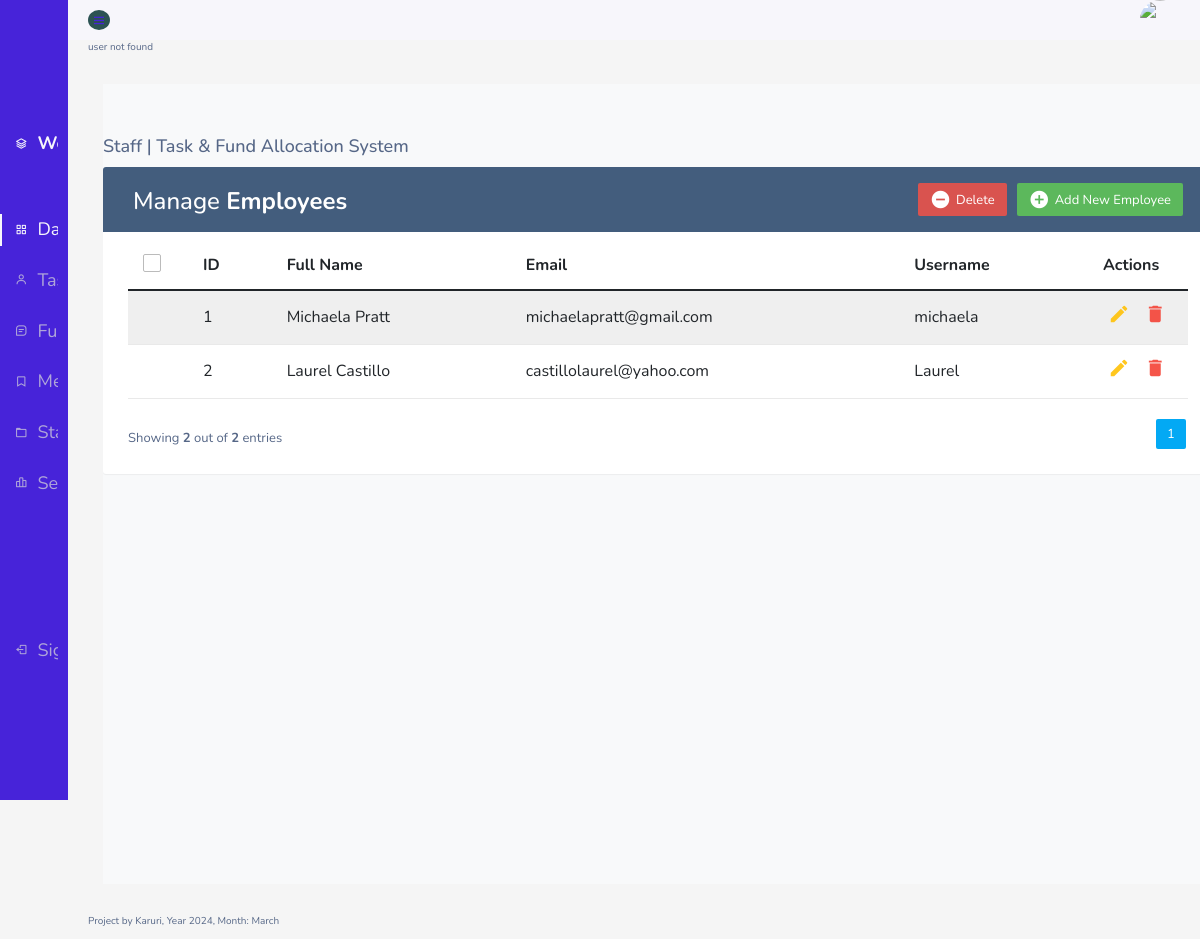
/admin/manage_staffs.php (signed in), run on the app's committed database.
### tables this page shows
CREATE TABLE `staffs` (
  `id` int(11) NOT NULL,
  `fullname` varchar(255) NOT NULL,
  `username` varchar(255) NOT NULL,
  `email` varchar(255) NOT NULL,
  `password` varchar(255) NOT NULL
);

### admin/manage_staffs.php (the view, shortened to what this page needs)
<?php include 'head.php'?>
<!DOCTYPE html>
<html>
<head>
<link rel="stylesheet" href="https://maxcdn.bootstrapcdn.com/font-awesome/4.7.0/css/font-awesome.min.css">
<link rel="stylesheet" href="https://maxcdn.bootstrapcdn.com/bootstrap/3.3.7/css/bootstrap.min.css">
<link rel="stylesheet" href="./css1/tables.css">
<?php include 'header.php'?>
    <div class="container">
		<div class="table-responsive">
			<?php include 'menu.php'?>
			<div class="table-wrapper">
				<div class="table-title">
					<div class="row">
						<div class="col-xs-6">
							<h2>Manage <b>Employees</b></h2>
						</div>
						<div class="col-xs-6">
							<a href="#addEmployeeModal" class="btn btn-success" data-toggle="modal"><i class="material-icons">&#xE147;</i> <span>Add New Employee</span></a>
							<a href="#deleteEmployeeModal" class="btn btn-danger" data-toggle="modal"><i class="material-icons">&#xE15C;</i> <span>Delete</span></a>
						</div>
					</div>
				</div>
				<table class="table table-striped table-hover">
					<thead>
						<tr>
							<th>
								<span class="custom-checkbox">
									<label for="selectAll"></label>
								</span>
							</th>
							<th>ID</th>
							<th>Full Name</th>
							<th>Email</th>
							<th>Username</th>
							<th>Actions</th>
						</tr>
					</thead>
					<tbody> <?php
							$recordsPerPage = 5;
							$page = isset($_GET['page']) && is_numeric($_GET['page']) ? $_GET['page'] : 1;
							$sqlTotal = "SELECT COUNT(id) AS total FROM staffs";
							$resultTotal = $conn->query($sqlTotal);
							$rowTotal = $resultTotal->fetch_assoc();
							$totalRecords = $rowTotal['total'];
							$offset = ($page - 1) * $recordsPerPage;
							$totalPages = ceil($totalRecords / $recordsPerPage);
						     $sql = "SELECT id, fullname, email, username FROM staffs LIMIT $offset, $recordsPerPage";
						    $result = $conn->query($sql);
						    if ($result->num_rows > 0) {
						    	 $count = 1;
						        while($row = $result->fetch_assoc()) {
						    ?>
						            <tr>
						                <td>
						                   <td><?php echo $count; ?></td>
						                </td>
						                <td><?php echo $row["fullname"]; ?></td>
						                <td><?php echo $row["email"]; ?></td>
						                <td><?php echo $row["username"]; ?></td>
						                <td>
						                    <a href="#editEmployeeModal<?php echo $row["id"]; ?>" class="edit" data-toggle="modal"><i class="material-icons" data-toggle="tooltip" title="Edit">&#xE254;</i></a>
						                    <a href="#deleteEmployeeModal<?php echo $row["id"]; ?>" class="delete" data-toggle="modal"><i class="material-icons" data-toggle="tooltip" title="Delete">&#xE872;</i></a>
						                </td>
						            </tr>
						    <?php
						    	$count++;
						        }
						    } else {
						        echo "<tr><td colspan='6'>No records found</td></tr>";
						    }
						    ?>
					</tbody>
				</table>
				<div class="clearfix"><?php
					echo '<div class="hint-text">Showing <b>' . min(($page - 1) * $recordsPerPage + $result->num_rows, $totalRecords) . '</b> out of <b>' . $totalRecords . '</b> entries</div>';
					echo '<ul class="pagination">';
					for ($i = 1; $i <= $totalPages; $i++) {
					    echo '<li class="page-item ' . ($page == $i ? 'active' : '') . '"><a href="?page=' . $i . '" class="page-link">' . $i . '</a></li>';
					}
					echo '</ul>'; ?>
				</div>
			</div>
		</div>
    </div>
   <?php include 'footer.php'?>

### css1/menubar.css (style rules this page uses)
:root { --header-height: 3rem; --nav-width: 68px; --first-color: #4723D9; --first-color-light: #AFA5D9; --white-color: #F7F6FB; --body-font: 'Nunito', sans-serif; --normal-font-size: 1rem; --z-fixed: 100 }
body { position: relative; margin: var(--header-height) 0 0 0; padding: 0 1rem; font-family: var(--body-font); font-size: var(--normal-font-size); transition: .5s }
a { text-decoration: none }
.active { color: var(--white-color) }
.active::before { content: ''; position: absolute; left: 0; width: 2px; height: 32px; background-color: var(--white-color) }
@media screen and (min-width: 768px) { body { margin: calc(var(--header-height) + 1rem) 0 0 0; padding-left: calc(var(--nav-width) + 2rem) } }

### admin/css1/tables.css (style rules this page uses)
body { color: #566787; background: #f5f5f5; font-family: 'Varela Round', sans-serif; font-size: 13px; }
.table-responsive { margin: 30px 0; }
.table-wrapper { min-width: 1000px; background: #fff; padding: 20px 25px; border-radius: 3px; box-shadow: 0 1px 1px rgba(0,0,0,.05); }
.table-title { padding-bottom: 15px; background: #435d7d; color: #fff; padding: 16px 30px; margin: -20px -25px 10px; border-radius: 3px 3px 0 0; }
.table-title h2 { margin: 5px 0 0; font-size: 24px; }
.table-title .btn { color: #fff; float: right; font-size: 13px; border: none; min-width: 50px; border-radius: 2px; border: none; outline: none !important; margin-left: 10px; }
.table-title .btn i { float: left; font-size: 21px; margin-right: 5px; }
.table-title .btn span { float: left; margin-top: 2px; }
table.table tr th, table.table tr td { border-color: #e9e9e9; padding: 12px 15px; vertical-align: middle; }
table.table tr th:first-child { width: 60px; }
table.table tr th:last-child { width: 100px; }
table.table-striped tbody tr:nth-of-type(odd) { background-color: #fcfcfc; }
table.table td:last-child i { opacity: 0.9; font-size: 22px; margin: 0 5px; }
table.table td a { font-weight: bold; color: #566787; display: inline-block; text-decoration: none; outline: none !important; }
table.table td a.edit { color: #FFC107; }
table.table td a.delete { color: #F44336; }
table.table td i { font-size: 19px; }
.pagination { float: right; margin: 0 0 5px; }
.pagination li a { border: none; font-size: 13px; min-width: 30px; min-height: 30px; color: #999; margin: 0 2px; line-height: 30px; border-radius: 2px !important; text-align: center; padding: 0 6px; }
.pagination li.active a, .pagination li.active a.page-link { background: #03A9F4; }
.hint-text { float: left; margin-top: 10px; font-size: 13px; }
.custom-checkbox { position: relative; }
.custom-checkbox label:before { width: 18px; height: 18px; }
.custom-checkbox label:before { content: ''; margin-right: 10px; display: inline-block; vertical-align: text-top; background: white; border: 1px solid #bbb; border-radius: 2px; box-sizing: border-box; z-index: 2; }

### admin/css1/menubar.css (style rules this page uses)
:root { --header-height: 3rem;--nav-width: 68px;--first-color: #4723D9;--first-color-light: #AFA5D9;--white-color: #F7F6FB;--body-font: 'Nunito', sans-serif;--normal-font-size: 1rem;--z-fixed: 100 }
*,::before,::after { box-sizing: border-box }
body { position: relative;margin: var(--header-height) 0 0 0;padding: 0 1rem;font-family: var(--body-font);font-size: var(--normal-font-size);transition: .5s }
a { text-decoration: none }
.active { color: var(--white-color) }
.active::before { content: '';position: absolute;left: 0;width: 2px;height: 32px;background-color: var(--white-color) }
@media screen and (min-width: 768px) { body { margin: calc(var(--header-height) + 1rem) 0 0 0;padding-left: calc(var(--nav-width) + 2rem) } }

### data on the page
staffs: fullname "Michaela Pratt", email "michaelapratt@gmail.com", username "michaela"
staffs: fullname "Laurel Castillo", email "castillolaurel@yahoo.com", username "Laurel"

### other printed values
min(($page - 1) * $recordsPerPage + $result->num_rows, $totalRecords) "2"
$totalRecords "2"
